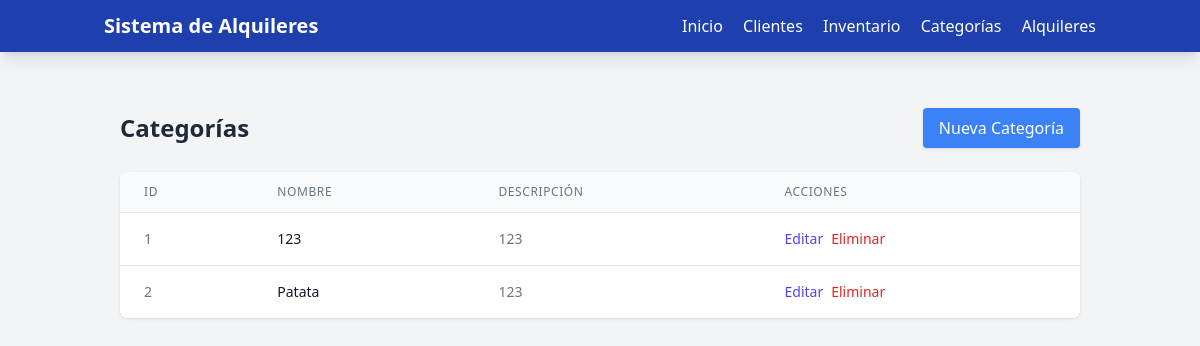
Before: /categorias/ with the older database file.
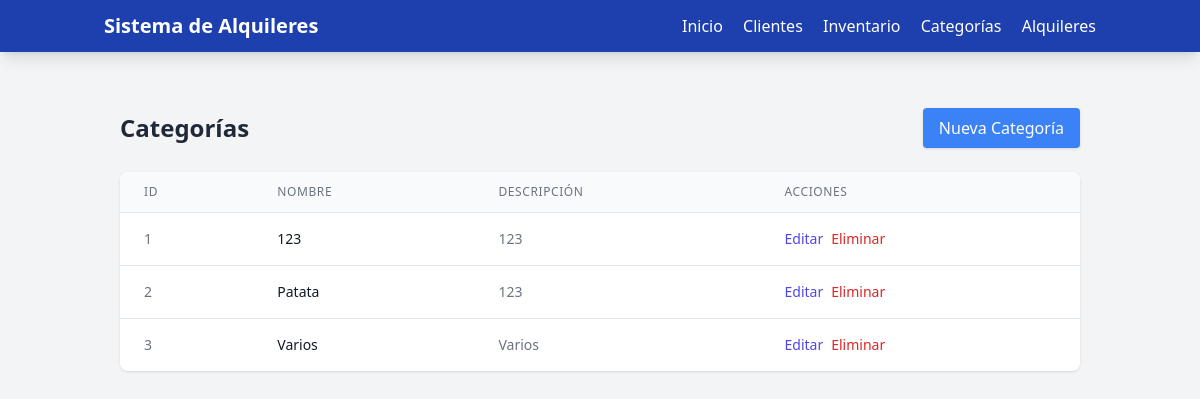
After: the same page with the newer database file.
### app.py (models this page shows, shortened)
class Categoria(db.Model):
    id = db.Column(db.Integer, primary_key=True, autoincrement=True)
    nombre = db.Column(db.String(100), nullable=False)
    descripcion = db.Column(db.String(255), nullable=True)

### app.py (the view)
@app.route('/categorias/')
def ver_categorias():
    categorias = Categoria.query.all()
    return render_template('categorias.html', categorias=categorias)

### app.py (called while the page is built)
@app.context_processor
def utility_processor():
        def productos_por_categoria(categoria_id):
            return Inventario.query.filter_by(categoria_id=categoria_id).count()
        return dict(productos_por_categoria=productos_por_categoria)

### templates/categorias.html (shortened to what the changed rows need)
<html lang="es">
<head>
    <script src="https://cdn.tailwindcss.com"></script>
    <link rel="stylesheet" href="https://cdnjs.cloudflare.com/ajax/libs/font-awesome/6.0.0-beta3/css/all.min.css">
</head>
<body class="bg-gray-100 min-h-screen flex flex-col">
    <main class="container mx-auto px-4 py-6 flex-grow">
<div class="container mx-auto px-4 py-8">
    <div class="flex justify-between items-center mb-6">
        <h1 class="text-2xl font-bold text-gray-800">Categorías</h1>
    </div>
    {% if categorias %}
        <div class="bg-white shadow rounded-lg overflow-hidden">
            <table class="min-w-full divide-y divide-gray-200">
                <thead class="bg-gray-50">
                    <tr>
                        <th scope="col" class="px-6 py-3 text-left text-xs font-medium text-gray-500 uppercase tracking-wider">ID</th>
                        <th scope="col" class="px-6 py-3 text-left text-xs font-medium text-gray-500 uppercase tracking-wider">Nombre</th>
                        <th scope="col" class="px-6 py-3 text-left text-xs font-medium text-gray-500 uppercase tracking-wider">Descripción</th>
                        <th scope="col" class="px-6 py-3 text-left text-xs font-medium text-gray-500 uppercase tracking-wider">Acciones</th>
                    </tr>
                </thead>
                <tbody class="bg-white divide-y divide-gray-200">
                    {% for categoria in categorias %}
                    <tr class="hover:bg-gray-50 cursor-pointer" onclick="window.location.href='/categoria/{{ categoria.id }}'">                        <td class="px-6 py-4 whitespace-nowrap text-sm text-gray-500">{{ categoria.id }}</td>
                        <td class="px-6 py-4 whitespace-nowrap text-sm font-medium text-gray-900">{{ categoria.nombre }}</td>
                        <td class="px-6 py-4 text-sm text-gray-500">
                            {% if categoria.descripcion %}
                                {{ categoria.descripcion }}
                            {% else %}
                                <span class="text-gray-400 italic">Sin descripción</span>
                            {% endif %}
                        </td>
                        <td class="px-6 py-4 whitespace-nowrap text-sm font-medium">
                            <div class="flex space-x-2">
                                <button  onclick="event.stopPropagation();editarCategoria('{{ categoria.id }}', '{{ categoria.nombre }}', '{{ categoria.descripcion }}')" class="text-indigo-600 hover:text-indigo-900 ">Editar</button>
                                <a href="{{ url_for('eliminar_categoria', id=categoria.id) }}" class="text-red-600 hover:text-red-900" onclick="event.stopPropagation();return confirm('¿Está seguro que desea eliminar esta categoría?')">Eliminar</a>
                            </div>
                        </td>
                    </tr>
                    {% endfor %}
                </tbody>
            </table>
        </div>
    {% else %}
        <div class="bg-white shadow rounded-lg p-6 text-center">
            <p class="text-gray-500">No hay categorías disponibles.</p>
                </div>
    {% endif %}
</div>
</main>
</body>
</html>

Changed rows visible on the page:
added Categoria: id "3", nombre "Varios", descripcion "Varios"
